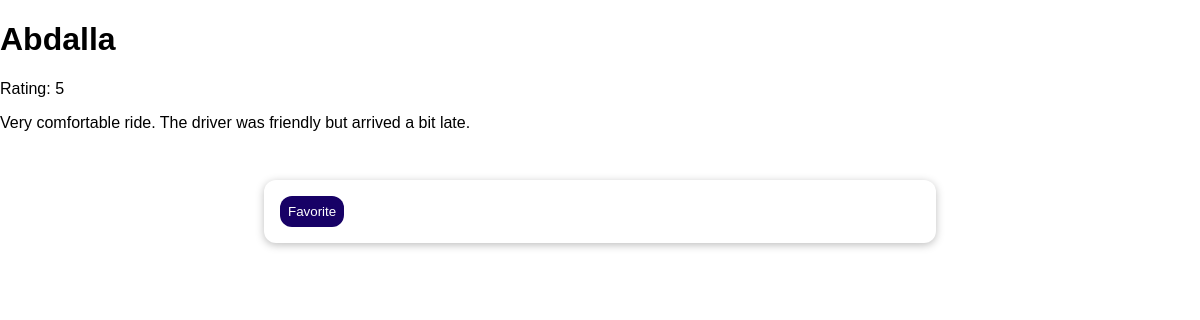
The app's page /review/5/ with its own data.
### reviews/models.py (models this page shows, shortened)
class Review(models.Model):
    username = models.CharField(max_length=20)
    rating = models.IntegerField(
        validators=[MinValueValidator(1), MaxValueValidator(5)]
    )
    review_text = models.TextField()
    class Meta:
        verbose_name_plural = "Review's"

### reviews/views.py (the view)
# urls.py: path("review/<int:pk>/", views.SingleReviewView.as_view(), name="review"),
class SingleReviewView(DetailView):
    template_name = "reviews/single_review.html"
    model = Review
    def get_context_data(self, **kwargs):
        context =  super().get_context_data(**kwargs)
        loaded_review = self.object
        request = self.request
        favorite_id = request.session.get('favorite_review')
        context['is_favorite'] =  favorite_id == str(loaded_review.id)
        return context

### reviews/templates/reviews/single_review.html (shortened to what this page needs)
{% extends 'reviews/base.html' %}
{% block content %}
<h1>{{review.username}}</h1>
<p>Rating: {{review.rating}} </p>
<p>{{review.review_text}}</p>
{% if is_favorite %}
<p>This is my favorite!</p>
{% else %}
<form action="/reviews/favorite" method="post">
    <button>Favorite</button>
</form>
{% endif %}
{% endblock %}

### reviews/static/reviews/styles.css (style rules this page uses)
body { font-family: sans-serif; margin: 0; }
form { margin: 3rem auto; width: 90%; max-width: 40rem; padding: 1rem; border-radius: 12px; background-color: white; box-shadow: 0 2px 8px rgba(0, 0, 0, 0.26); }
button { cursor: pointer; padding: 0.5rem; border-radius: 12px; background-color: #170166; color: white; border: 1px #170166; }

### records on screen
Review: username "Abdalla", rating "5", review_text "Very comfortable ride. The driver was friendly but arrived a bit late."
